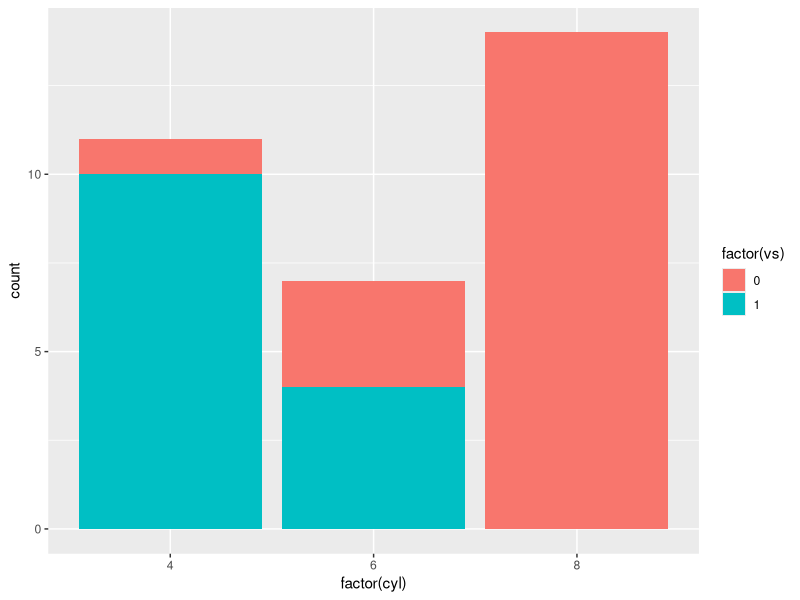
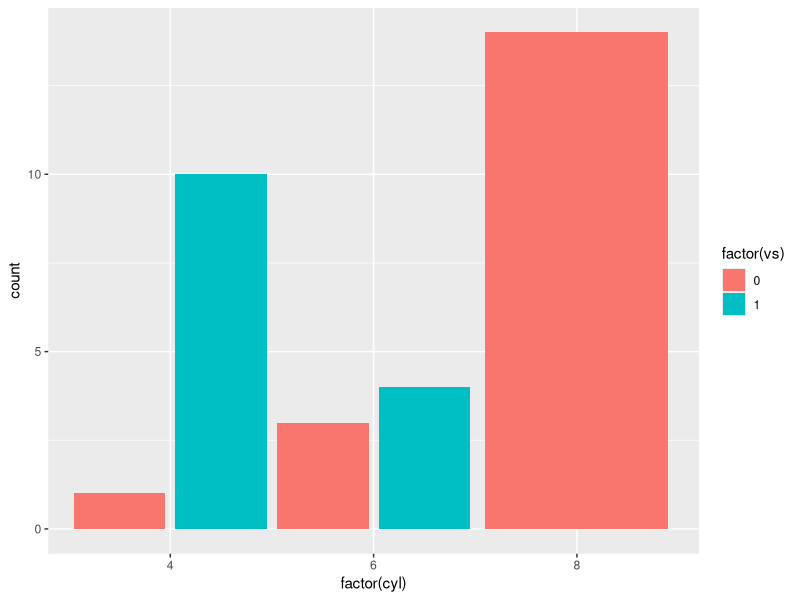
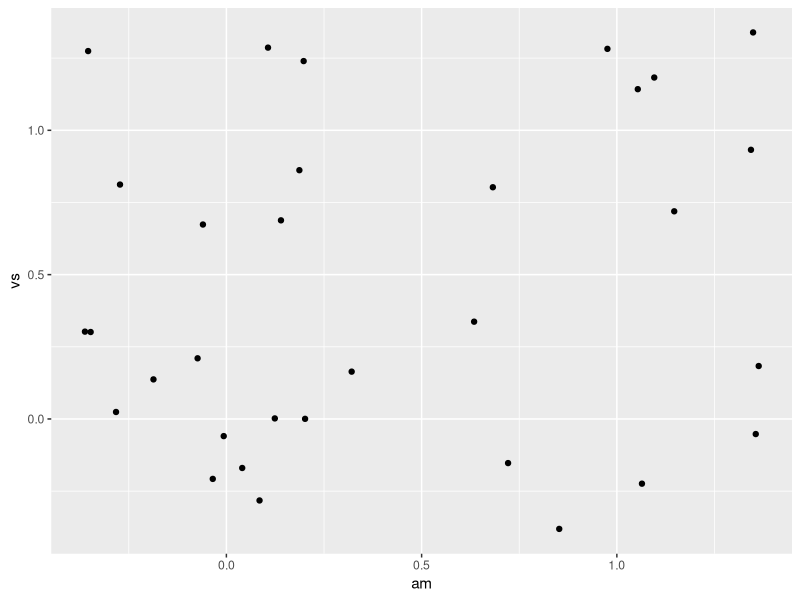
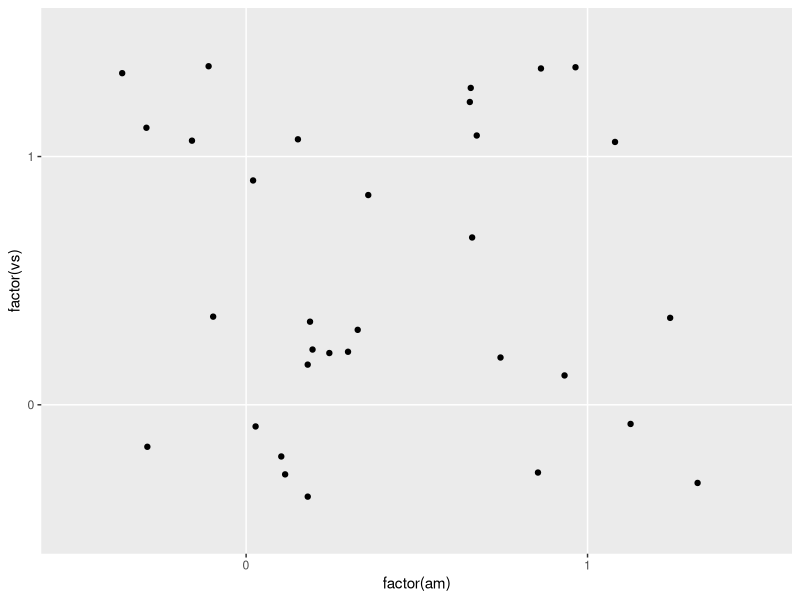
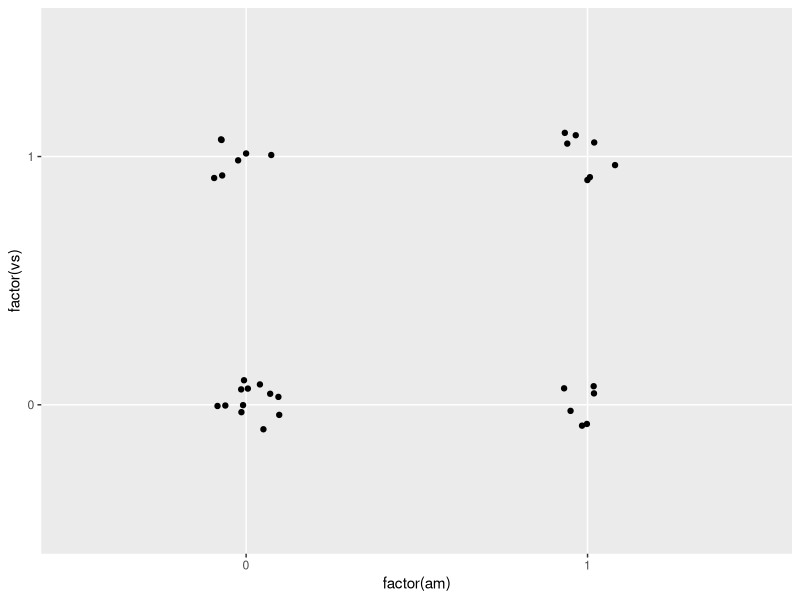
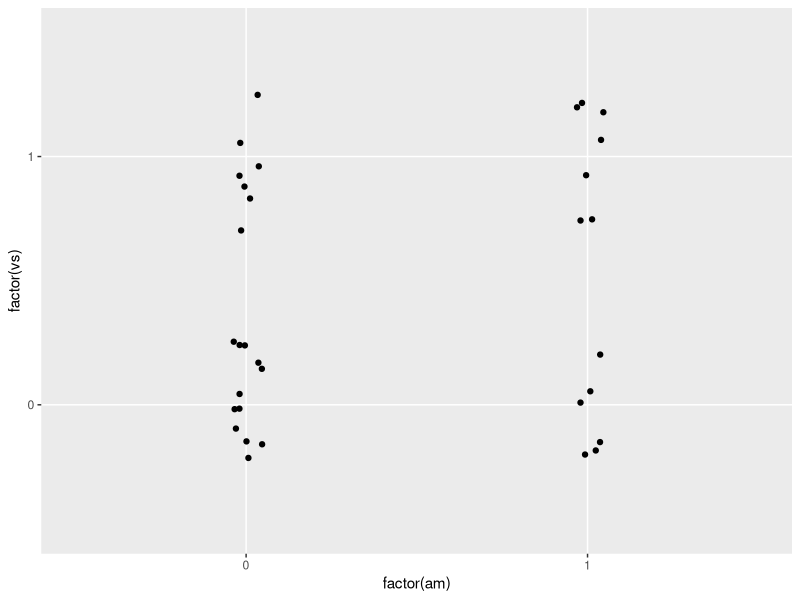
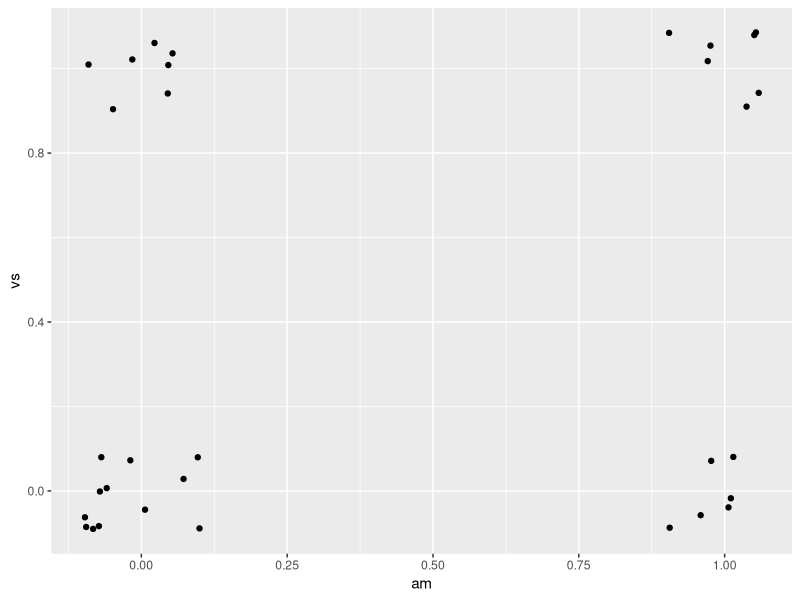
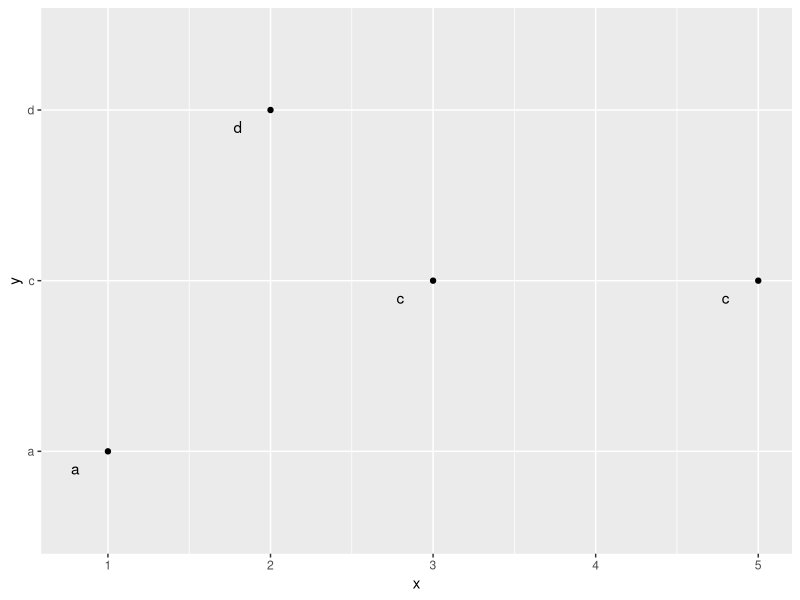

Reproduce these figures in R, in order.
## ---- chunk 1
library(ggplot2)
library(dplyr)
library(tidyr)
## ---- chunk 2
ggplot(data = mtcars, aes(factor(cyl), fill = factor(vs))) +
  geom_bar()
## ---- chunk 3
ggplot(data = mtcars, aes(factor(cyl), fill = factor(vs))) +
  geom_bar(position = position_dodge(width = 1))
## ---- chunk 4
ggplot(data = mtcars, aes(am, vs)) +
  geom_jitter()
## ---- chunk 5
ggplot(data = mtcars, aes(factor(am), factor(vs))) +
  geom_jitter()
## ---- chunk 6
ggplot(data = mtcars, aes(factor(am), factor(vs))) +
  geom_jitter(position = position_jitter(width = 0.1, height = 0.1))
## ---- chunk 7
ggplot(data = mtcars, aes(factor(am), factor(vs))) +
  geom_jitter(position = position_jitter(width = 0.05, height = 0.3))
## ---- chunk 8
ggplot(data = mtcars, aes(am, vs)) +
  geom_jitter(position = position_jitter(width = 0.1, height = 0.1))
## ---- chunk 9
df <- data.frame(
  x = c(1,3,2,5),
  y = c("a","c","d","c")
)

ggplot(df, aes(x, y)) +
  geom_point() +
  geom_text(aes(label = y),
            position = position_nudge(y = -0.1, x = -0.2))
## ---- chunk 10
ggplot(data = mtcars, aes(factor(cyl), fill = factor(gear))) +
  geom_bar(position = "fill")
## ---- chunk 11
series <- data.frame(
  time = c(rep(1, 4),rep(2, 4), rep(3, 4), rep(4, 4)),
  type = rep(c('a', 'b', 'c', 'd'), 4),
  value = rpois(16, 10)
)

series$type2 <- factor(series$type, levels = c('c', 'b', 'd', 'a'))

ggplot(series, aes(time, value, group = type)) +
  geom_line(aes(colour = type)) +
  geom_point(aes(colour = type))

ggplot(series, aes(time, value, group = type)) +
  geom_line(aes(colour = type), position = "stack") +
  geom_point(aes(colour = type), position = "stack")
